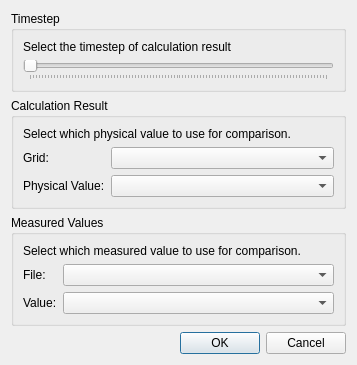
<?xml version="1.0" encoding="UTF-8"?>
<ui version="4.0">
 <class>VerificationSettingDialog</class>
 <widget class="QDialog" name="VerificationSettingDialog">
  <property name="geometry">
   <rect>
    <x>0</x>
    <y>0</y>
    <width>357</width>
    <height>337</height>
   </rect>
  </property>
  <property name="windowTitle">
   <string>Verification Setting</string>
  </property>
  <layout class="QVBoxLayout" name="verticalLayout_4">
   <item>
    <widget class="QGroupBox" name="timestepGroupBox">
     <property name="title">
      <string>Timestep</string>
     </property>
     <layout class="QVBoxLayout" name="verticalLayout">
      <item>
       <widget class="QLabel" name="timestepLabel">
        <property name="text">
         <string>Select the timestep of calculation result</string>
        </property>
       </widget>
      </item>
      <item>
       <widget class="SliderWithValue" name="timestepSlider">
        <property name="orientation">
         <enum>Qt::Horizontal</enum>
        </property>
        <property name="tickPosition">
         <enum>QSlider::TicksBelow</enum>
        </property>
       </widget>
      </item>
     </layout>
    </widget>
   </item>
   <item>
    <widget class="QGroupBox" name="calculationResultGroupBox">
     <property name="title">
      <string>Calculation Result</string>
     </property>
     <layout class="QVBoxLayout" name="verticalLayout_2">
      <item>
       <widget class="QLabel" name="calculationResultLabel">
        <property name="text">
         <string>Select which physical value to use for comparison.</string>
        </property>
       </widget>
      </item>
      <item>
       <layout class="QGridLayout" name="gridLayout" columnstretch="0,1">
        <item row="0" column="0">
         <widget class="QLabel" name="gridLabel">
          <property name="text">
           <string>Grid:</string>
          </property>
         </widget>
        </item>
        <item row="0" column="1">
         <widget class="QComboBox" name="gridComboBox"/>
        </item>
        <item row="1" column="0">
         <widget class="QLabel" name="physicalValueLabel">
          <property name="text">
           <string>Physical Value:</string>
          </property>
         </widget>
        </item>
        <item row="1" column="1">
         <widget class="QComboBox" name="physicalValueComboBox"/>
        </item>
       </layout>
      </item>
     </layout>
    </widget>
   </item>
   <item>
    <widget class="QGroupBox" name="calculationResultGroupBox_2">
     <property name="title">
      <string>Measured Values</string>
     </property>
     <layout class="QVBoxLayout" name="verticalLayout_3">
      <item>
       <widget class="QLabel" name="measuredValueLabel_2">
        <property name="text">
         <string>Select which measured value to use for comparison.</string>
        </property>
       </widget>
      </item>
      <item>
       <layout class="QGridLayout" name="gridLayout_2" columnstretch="0,1">
        <item row="0" column="0">
         <widget class="QLabel" name="fileLabel">
          <property name="text">
           <string>File:</string>
          </property>
         </widget>
        </item>
        <item row="0" column="1">
         <widget class="QComboBox" name="fileComboBox"/>
        </item>
        <item row="1" column="0">
         <widget class="QLabel" name="measuredValueLabel">
          <property name="text">
           <string>Value:</string>
          </property>
         </widget>
        </item>
        <item row="1" column="1">
         <widget class="QComboBox" name="measuredValueComboBox"/>
        </item>
       </layout>
      </item>
     </layout>
    </widget>
   </item>
   <item>
    <spacer name="verticalSpacer">
     <property name="orientation">
      <enum>Qt::Vertical</enum>
     </property>
     <property name="sizeHint" stdset="0">
      <size>
       <width>20</width>
       <height>0</height>
      </size>
     </property>
    </spacer>
   </item>
   <item>
    <widget class="QDialogButtonBox" name="buttonBox">
     <property name="orientation">
      <enum>Qt::Horizontal</enum>
     </property>
     <property name="standardButtons">
      <set>QDialogButtonBox::Cancel|QDialogButtonBox::Ok</set>
     </property>
    </widget>
   </item>
  </layout>
 </widget>
 <customwidgets>
  <customwidget>
   <class>SliderWithValue</class>
   <extends>QSlider</extends>
   <header>guibase/sliderwithvalue.h</header>
  </customwidget>
 </customwidgets>
 <resources/>
 <connections>
  <connection>
   <sender>buttonBox</sender>
   <signal>accepted()</signal>
   <receiver>VerificationSettingDialog</receiver>
   <slot>accept()</slot>
   <hints>
    <hint type="sourcelabel">
     <x>248</x>
     <y>254</y>
    </hint>
    <hint type="destinationlabel">
     <x>157</x>
     <y>274</y>
    </hint>
   </hints>
  </connection>
  <connection>
   <sender>buttonBox</sender>
   <signal>rejected()</signal>
   <receiver>VerificationSettingDialog</receiver>
   <slot>reject()</slot>
   <hints>
    <hint type="sourcelabel">
     <x>316</x>
     <y>260</y>
    </hint>
    <hint type="destinationlabel">
     <x>286</x>
     <y>274</y>
    </hint>
   </hints>
  </connection>
 </connections>
</ui>
